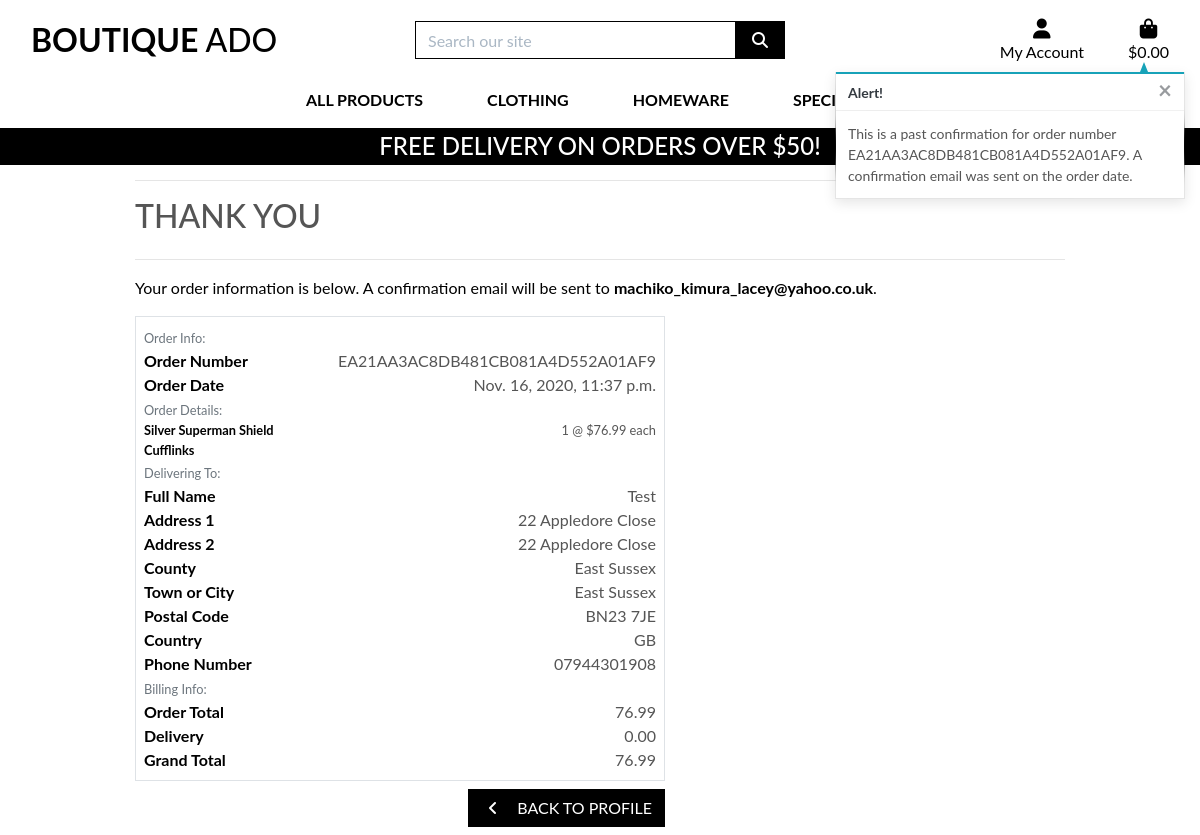
Page /profile/order_history/EA21AA3AC8DB481CB081A4D552A01AF9 on the committed database.
### checkout/models.py (models this page shows, shortened)
class Order(models.Model):
    order_number = models.CharField(max_length=32, null=False, editable=False)
    user_profile = models.ForeignKey(UserProfile, on_delete=models.SET_NULL,
                                     null=True, blank=True, related_name='orders')
    full_name = models.CharField(max_length=50, null=False, blank=False)
    email = models.EmailField(max_length=254, null=False, blank=False)
    phone_number = models.CharField(max_length=20, null=False, blank=False)
    country = CountryField(blank_label='Country *', null=False, blank=False)
    postcode = models.CharField(max_length=20, null=True, blank=True)
    town_or_city = models.CharField(max_length=40, null=False, blank=False)
    street_address1 = models.CharField(max_length=80, null=False, blank=False)
    street_address2 = models.CharField(max_length=80, null=True, blank=True)
    county = models.CharField(max_length=80, null=True, blank=True)
    date = models.DateTimeField(auto_now_add=True)
    delivery_cost = models.DecimalField(max_digits=6, decimal_places=2, null=False, default=0)
    order_total = models.DecimalField(max_digits=10, decimal_places=2, null=False, default=0)
    grand_total = models.DecimalField(max_digits=10, decimal_places=2, null=False, default=0)
    original_bag = models.TextField(null=False, blank=False, default='')
    stripe_pid = models.CharField(max_length=254, null=False, blank=False, default='')

class OrderLineItem(models.Model):
    order = models.ForeignKey(Order, null=False, blank=False, on_delete=models.CASCADE, related_name='lineitems')
    product = models.ForeignKey(Product, null=False, blank=False, on_delete=models.CASCADE)
    product_size = models.CharField(max_length=2, null=True, blank=True) # XS, S, M, L, XL
    quantity = models.IntegerField(null=False, blank=False, default=0)
    lineitem_total = models.DecimalField(max_digits=6, decimal_places=2, null=False, blank=False, editable=False)

### products/models.py (models this page shows, shortened)
class Product(models.Model):
    category = models.ForeignKey('Category', null=True, blank=True, on_delete=models.SET_NULL)
    sku = models.CharField(max_length=254, null=True, blank=True)
    name = models.CharField(max_length=254)
    description = models.TextField()
    has_sizes = models.BooleanField(default=False, null=True, blank=True)
    price = models.DecimalField(max_digits=6, decimal_places=2)
    rating = models.DecimalField(max_digits=6, decimal_places=2, null=True, blank=True)
    image_url = models.URLField(max_length=1024, null=True, blank=True)
    image = models.ImageField(null=True, blank=True)

### profiles/views.py (the view)
# urls.py: path('order_history/<order_number>', views.order_history, name='order_history'),
def order_history(request, order_number):
    order = get_object_or_404(Order, order_number=order_number)
    messages.info(request, (
        f'This is a past confirmation for order number {order_number}. '
        'A confirmation email was sent on the order date.'
    ))
    template = 'checkout/checkout_success.html'
    context = {
        'order': order,
        'from_profile': True,
    }
    return render(request, template, context)

### bag/contexts.py (called while the page is built, shortened)
def bag_contents(request):
    bag_items = []
    total = 0
    product_count = 0
    bag = request.session.get('bag', {})
    if total < settings.FREE_DELIVERY_THRESHOLD:
        delivery = total * Decimal(settings.STANDARD_DELIVERY_PERCENTAGE / 100)
        free_delivery_delta = settings.FREE_DELIVERY_THRESHOLD - total
    else:
        delivery = 0
        free_delivery_delta = 0
    grand_total = delivery + total
    context = {
        'bag_items': bag_items,
        'total': total,
        'product_count': product_count,
        'delivery': delivery,
        'free_delivery_delta': free_delivery_delta,
        'free_delivery_threshold': settings.FREE_DELIVERY_THRESHOLD,
        'grand_total': grand_total,
    }
    return context

### checkout/templates/checkout/checkout_success.html (shortened to what this page needs)
{% extends "base.html" %}
{% load static %}
{% block extra_css %}
    <link rel="stylesheet" href="{% static 'checkout/css/checkout.css' %}">
{% endblock %}
{% block page_header %}
    <div class="container header-container">
    </div>
{% endblock %}
{% block content %}
    <div class="overlay"></div>
    <div class="container">
        <div class="row">
            <div class="col">
                <hr>
                <h2 class="logo-font mb-4">Thank You</h2>
                <hr>
                <p class="text-black">Your order information is below. A confirmation email will be sent to <strong>{{ order.email }}</strong>.</p>
            </div>
        </div>
        <div class="row">
            <div class="col-12 col-lg-7">
                <div class="order-confirmation-wrapper p-2 border">
                    <div class="row">
                        <div class="col">
                            <small class="text-muted">Order Info:</small>
                        </div>
                    </div>
                    <div class="row">
                        <div class="col-12 col-md-4">
                            <p class="mb-0 text-black font-weight-bold">Order Number</p>
                        </div>
                        <div class="col-12 col-md-8 text-md-right">
                            <p class="mb-0">{{ order.order_number }}</p>
                        </div>
                    </div>
                    <div class="row">
                        <div class="col-12 col-md-4">
                            <p class="mb-0 text-black font-weight-bold">Order Date</p>
                        </div>
                        <div class="col-12 col-md-8 text-md-right">
                            <p class="mb-0">{{ order.date }}</p>
                        </div>
                    </div>
                    <div class="row">
                        <div class="col">
                            <small class="text-muted">Order Details:</small>
                        </div>
                    </div>
                    {% for item in order.lineitems.all %}
                    <div class="row">
                        <div class="col-12 col-md-4">
                            <p class="small mb-0 text-black font-weight-bold">
                                {{ item.product.name }}{% if item.product_size %} - Size {{ item.product.size|upper }}{% endif %}
                            </p>
                        </div>
                        <div class="col-12 col-md-8 text-md-right">
                            <p class="small mb-0">{{ item.quantity }} @ ${{ item.product.price }} each</p>
                        </div>
                    </div>
                    {% endfor %}
                    <div class="row">
                        <div class="col">
                            <small class="text-muted">Delivering To:</small>
                        </div>
                    </div>
                    <div class="row">
                        <div class="col-12 col-md-4">
                            <p class="mb-0 text-black font-weight-bold">Full Name</p>
                        </div>
                        <div class="col-12 col-md-8 text-md-right">
                            <p class="mb-0">{{ order.full_name }}</p>
                        </div>
                    </div>
                    <div class="row">
                        <div class="col-12 col-md-4">
                            <p class="mb-0 text-black font-weight-bold">Address 1</p>
                        </div>
                        <div class="col-12 col-md-8 text-md-right">
                            <p class="mb-0">{{ order.street_address1 }}</p>
                        </div>
                    </div>
                    {% if order.street_address2 %}
                    <div class="row">
                        <div class="col-12 col-md-4">
                            <p class="mb-0 text-black font-weight-bold">Address 2</p>
                        </div>
                        <div class="col-12 col-md-8 text-md-right">
                            <p class="mb-0">{{ order.street_address1 }}</p>
                        </div>
                    </div>
                    {% endif %}
                    {% if order.county %}
                    <div class="row">
                        <div class="col-12 col-md-4">
                            <p class="mb-0 text-black font-weight-bold">County</p>
                        </div>
                        <div class="col-12 col-md-8 text-md-right">
                            <p class="mb-0">{{ order.county }}</p>
                        </div>
                    </div>
                    {% endif %}
                    <div class="row">
                        <div class="col-12 col-md-4">
                            <p class="mb-0 text-black font-weight-bold">Town or City</p>
                        </div>
                        <div class="col-12 col-md-8 text-md-right">
                            <p class="mb-0">{{ order.town_or_city }}</p>
                        </div>
                    </div>
                    {% if order.postcode %}
                    <div class="row">
                        <div class="col-12 col-md-4">
                            <p class="mb-0 text-black font-weight-bold">Postal Code</p>
                        </div>
                        <div class="col-12 col-md-8 text-md-right">
                            <p class="mb-0">{{ order.postcode }}</p>
                        </div>
                    </div>
                    {% endif %}
                    <div class="row">
                        <div class="col-12 col-md-4">
                            <p class="mb-0 text-black font-weight-bold">Country</p>
                        </div>
                        <div class="col-12 col-md-8 text-md-right">
                            <p class="mb-0">{{ order.country }}</p>
                        </div>
                    </div>
                    <div class="row">
                        <div class="col-12 col-md-4">
                            <p class="mb-0 text-black font-weight-bold">Phone Number</p>
                        </div>
                        <div class="col-12 col-md-8 text-md-right">
                            <p class="mb-0">{{ order.phone_number }}</p>
                        </div>
                    </div>
                    <div class="row">
                        <div class="col">
                            <small class="text-muted">Billing Info:</small>
                        </div>
                    </div>
                    <div class="row">
                        <div class="col-12 col-md-4">
                            <p class="mb-0 text-black font-weight-bold">Order Total</p>
                        </div>
                        <div class="col-12 col-md-8 text-md-right">
                            <p class="mb-0">{{ order.order_total }}</p>
                        </div>
                    </div>
                    <div class="row">
                        <div class="col-12 col-md-4">
                            <p class="mb-0 text-black font-weight-bold">Delivery</p>
                        </div>
                        <div class="col-12 col-md-8 text-md-right">
                            <p class="mb-0">{{ order.delivery_cost }}</p>
                        </div>
                    </div>
                    <div class="row">
                        <div class="col-12 col-md-4">
                            <p class="mb-0 text-black font-weight-bold">Grand Total</p>
                        </div>
                        <div class="col-12 col-md-8 text-md-right">
                            <p class="mb-0">{{ order.grand_total }}</p>
                        </div>
                    </div>
                </div>
            </div>
        </div>
        <div class="row">
			<div class="col-12 col-lg-7 text-right">
                {% if from_profile %}
                    <a href="{% url 'profile' %}" class="btn btn-black rounded-0 my-2">
                        <span class="icon mr-2">
                            <i class="fas fa-angle-left"></i>
                        </span>
                        <span class="text-uppercase">Back to Profile</span>
                    </a>
                {% endif %}
			</div>
		</div>
    </div>
{% endblock %}

### static/css/base.css (style rules this page uses)
html { height: 100%; }
body { background: url('/media/homepage_background_cropped.jpg') no-repeat center center fixed; background-size: cover; height: calc(100vh - 164px); color: #555; font-family: 'Lato'; }
.icon { align-items: center; display: inline-flex; justify-content: center; height: 1.5rem; width: 1.5rem; }
.logo-font { text-transform: uppercase; }
.btn-black { background: black; color: white; }
.text-black { color: #000 !important; }
.overlay { height: 100%; width: 100%; top: 0; left: 0; position: fixed; background: white; z-index: -1; }
@media (min-width: 1200px) { .container { max-width: 80%; } }
@media (min-width: 992px) { .header-container { padding-top: 164px; } }

### checkout/static/checkout/css/checkout.css (style rules this page uses)
html { height: 100%; }
body { background: url('/media/homepage_background_cropped.jpg') no-repeat center center fixed; background-size: cover; height: calc(100vh - 164px); color: #555; font-family: 'Lato'; }
.icon { align-items: center; display: inline-flex; justify-content: center; height: 1.5rem; width: 1.5rem; }
.logo-font { text-transform: uppercase; }
.btn-black { background: black; color: white; }
.text-black { color: #000 !important; }
.overlay { height: 100%; width: 100%; top: 0; left: 0; position: fixed; background: white; z-index: -1; }
@media (min-width: 1200px) { .container { max-width: 80%; } }
@media (min-width: 992px) { .header-container { padding-top: 164px; } }

### rows in the picture
Order: email "machiko_kimura_lacey@yahoo.co.uk", order_number "EA21AA3AC8DB481CB081A4D552A01AF9", date "Nov. 16, 2020, 11:37 p.m.", full_name "Test", street_address1 "22 Appledore Close", county "East Sussex", town_or_city "East Sussex", postcode "BN23 7JE", country "GB", phone_number "07944301908", order_total "76.99", delivery_cost "0.00", grand_total "76.99"
OrderLineItem: product.name "Silver Superman Shield Cufflinks", quantity "1", product.price "76.99"

### other values in the picture
{{ free_delivery_threshold }} "50"
{{ message }} "This is a past confirmation for order number EA21AA3AC8DB481CB081A4D552A01AF9. A confirmation email was sent on the order date."
